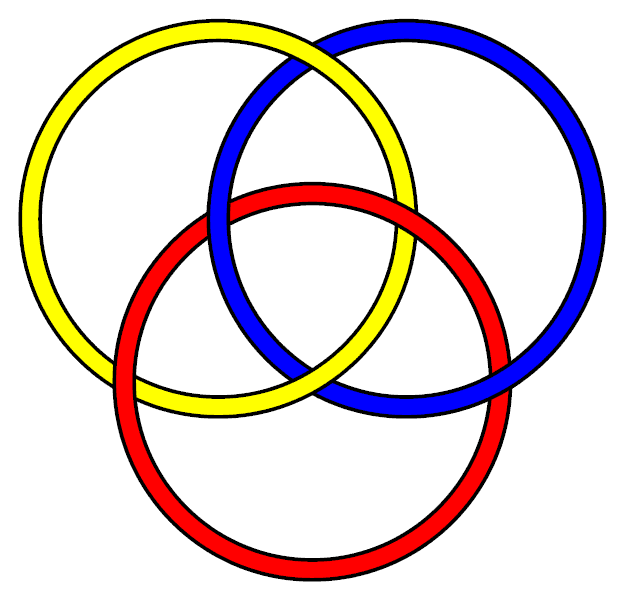
#> input picture python/DS/open_cv/test.png, 625 x 600 px
$ python findCounter_example.py
#> lines starting #> are read from the running program, lines starting #| are printed output that depends on the picture; after the words box and inside, x2 and y2 are one past the last pixel; in counts of white or black regions, pixels touching at a corner belong together
import numpy as np
import cv2
im = cv2.imread('test.png')
#> im is the input picture: shape (600, 625, 3); mean B, G, R 213.3, 213.3, 225.8
imgray = cv2.cvtColor(im, cv2.COLOR_BGR2GRAY)
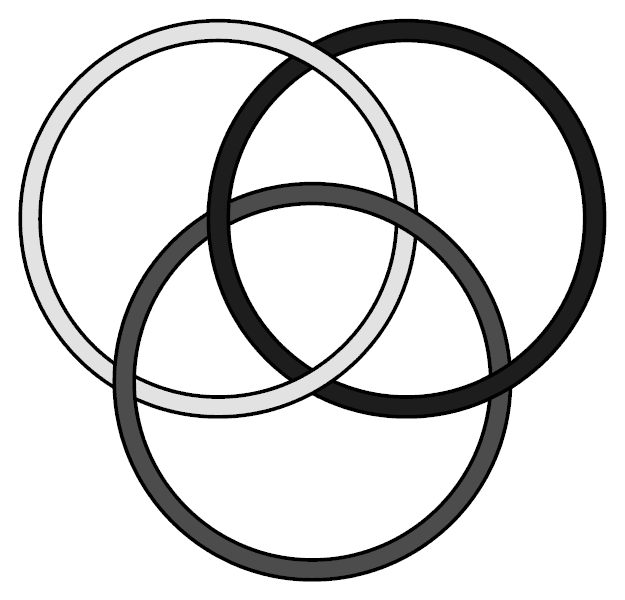
#> imgray: shape (600, 625); min 0, max 255, mean 217
ret, thresh = cv2.threshold(imgray, 127, 255, 0)
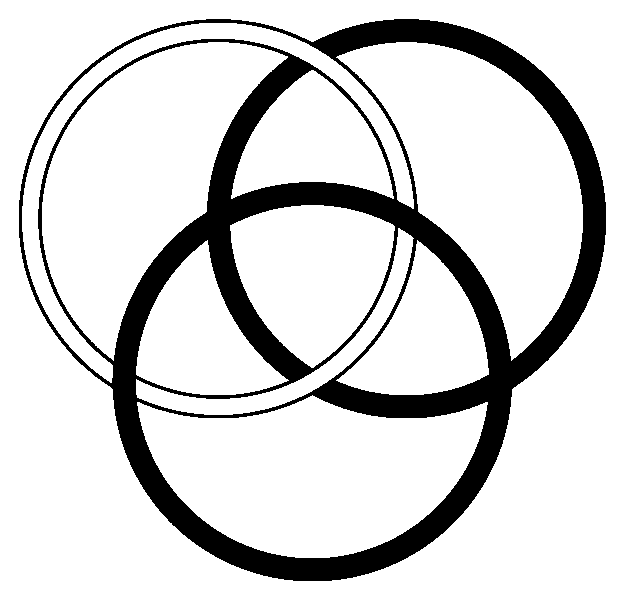
#> thresh: shape (600, 625); 83.8% white; 1 black region
contours, hierarchy = cv2.findContours(thresh, cv2.RETR_TREE, cv2.CHAIN_APPROX_SIMPLE)
#> contours = 11 contours; largest, box (x1, y1, x2, y2) and area: (0, 0, 625, 600) 373776, (18, 18, 607, 582) 250098, (137, 395, 488, 558) 37963, (42, 42, 288, 361) 37950, (336, 42, 583, 361) 37949

print('contours', contours)
#> (printed output is left out)
print('hierarchy', hierarchy)
